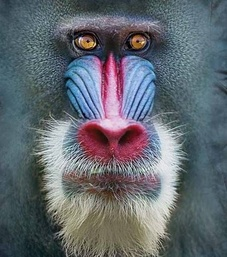
#> input picture resources/baboon2.jpg, 227 x 257 px, shrunk from 530 x 600 before the run
$ python main.py
#> lines starting #> are read from the running program, lines starting #| are printed output that depends on the picture
#%% IMPORTS
from filters import Filter
from PIL import Image, ImageOps
import json
import os
import numpy
from scipy import ndimage

#%% CONSTANT VARIABLES
key = "baboon2"

JSON_SOURCE_FILE1 = './generated_filters.json'
JSON_SOURCE_FILE1 = os.path.realpath(JSON_SOURCE_FILE1)

JSON_SOURCE_FILE2 = './custom_filters.json'
JSON_SOURCE_FILE2 = os.path.realpath(JSON_SOURCE_FILE2)

IMAGE_FILE = '../../resources/baboon2.jpg'
IMAGE_FILE = os.path.realpath(IMAGE_FILE)

#%% IMPORTING FILTER DATA FROM JSON FILE
with open(JSON_SOURCE_FILE1) as file:
#> (reads scripts/python/generated_filters.json from the repository)
  filters_data1 = json.load(file)
with open(JSON_SOURCE_FILE2) as file:
#> (reads scripts/python/custom_filters.json from the repository)
  filters_data2 = json.load(file)

#%% CONVERTING FILTER DATA TO FILTER OBJECTS
filters_data = filters_data1["generated filters"] + filters_data2['custom filters']
generated_filters = [Filter(f['name'], numpy.array(f['matrix'])) for f in filters_data]

#%% IMPORTING IMAGE
image = Image.open(IMAGE_FILE)
#> image is the input picture: PIL image 227x257 RGB; mean R, G, B 98.1, 104.5, 111.6

#%% FILTERING IMAGE AND SAVING RESULT IMAGE
image = ImageOps.grayscale(image)
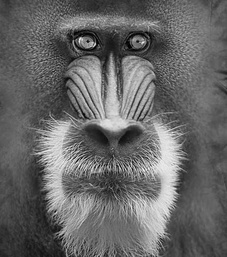
#> image: PIL image 227x257 L; min 1, max 246, mean 103.4
gray_image = numpy.array(image)
filtered_images = {}

for filt in generated_filters:
  _kernel = filt.matrix
  _rv = ndimage.convolve(gray_image, _kernel)
  filtered_images[filt.name] = Image.fromarray(_rv, 'L')
#> this loop made 37 passes
#> pass 1, `_rv = ndimage.convolve(gray_image, _kernel)`:
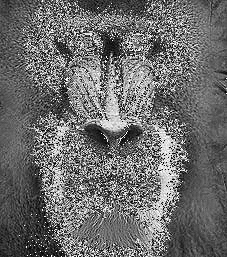
#> _rv: shape (257, 227); min 0, max 255, mean 108.4
#> pass 2, `_rv = ndimage.convolve(gray_image, _kernel)`:
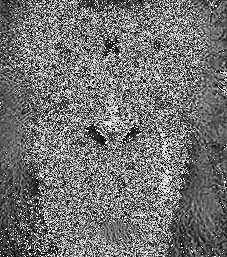
#> _rv: shape (257, 227); min 0, max 255, mean 114
#> pass 3, `_rv = ndimage.convolve(gray_image, _kernel)`:
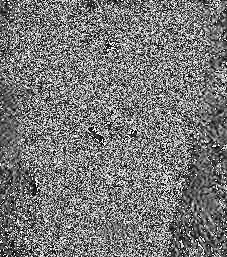
#> _rv: shape (257, 227); min 0, max 255, mean 119.6
#> after the loop:
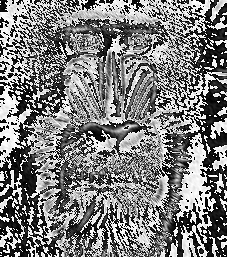
#> _rv: shape (257, 227); min 0, max 255, mean 125.9
#> after the loop, filtered_images = 37 items


#%% SAVE IMAGES
image.save(f'../../resources/modified/{key}_gray.jpg')
for k, v in filtered_images.items():
  v.save(os.path.realpath(f'../../resources/modified/{key}/{key}_'+k+'.jpg'))
#> this loop made 37 passes
#> k on passes 1 to 12: 'sharpen_3x3', 'sharpen_5x5', 'sharpen_7x7', 'sharpen_9x9', 'sharpen_11x11', 'sharpen_21x21', 'sharpen_9x5', 'sharpen_11x5', 'sharpen_21x5', 'sharpen_5x9', 'sharpen_5x11', 'sharpen_5x21'
